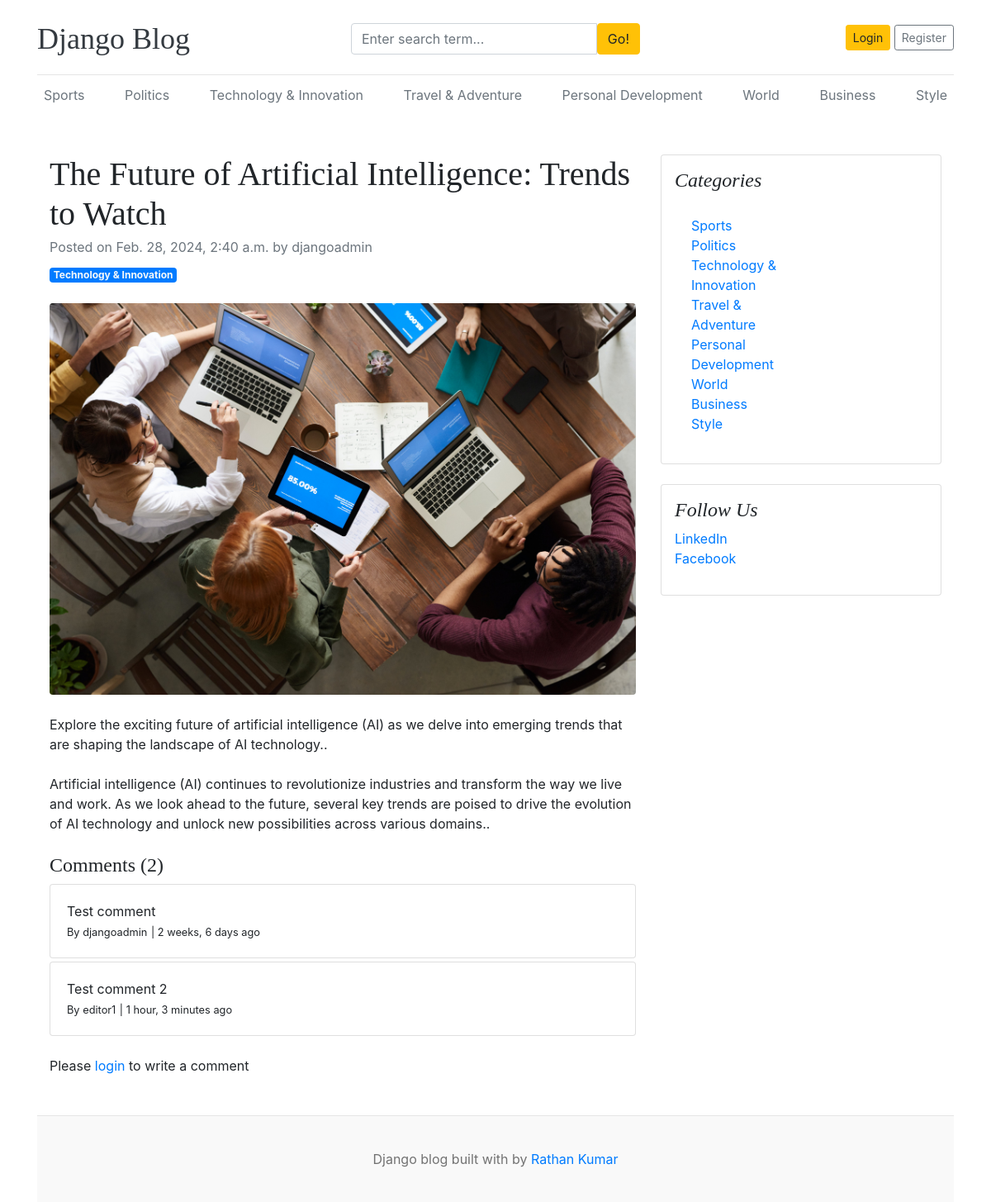
Screenshot of /blogs/the-future-of-artificial-intelligence-trends-to-watch/ with the database file from the repository.
### blogs/models.py (models this page shows, shortened)
class Category(models.Model):
    category_name = models.CharField(max_length=50, unique=True)
    created_at = models.DateTimeField(auto_now_add=True)
    updated_at = models.DateTimeField(auto_now=True)
    class Meta:
        verbose_name_plural = 'categories'
    def __str__(self):
        return self.category_name

class Blog(models.Model):
    title = models.CharField(max_length=100)
    slug = models.SlugField(max_length=150 ,unique=True)
    category = models.ForeignKey(Category, on_delete=models.CASCADE)
    author = models.ForeignKey(User, on_delete=models.CASCADE)
    featured_image = models.ImageField(upload_to='uploads/%Y/%m/%d')
    short_description = models.TextField(max_length=500)
    blog_body = models.TextField(max_length=2000)
    status = models.CharField(max_length=20, choices=STATUS_CHOCICES, default="Draft")
    is_featured = models.BooleanField(default=False)
    created_at = models.DateTimeField(auto_now_add=True)
    updated_at = models.DateTimeField(auto_now=True)

class Comment(models.Model):
    author = models.ForeignKey(User, on_delete=models.CASCADE)
    blog = models.ForeignKey(Blog, on_delete=models.CASCADE)
    comment = models.TextField(max_length=250)
    created_at = models.DateTimeField(auto_now_add=True)
    updated_at = models.DateTimeField(auto_now=True)
    def __str__(self):
        return self.comment

### assignments/models.py (models this page shows, shortened)
class SocialLink(models.Model):
    platform = models.CharField(max_length=25)
    link = models.URLField(max_length=100)
    created_at = models.DateTimeField(auto_now_add=True)
    updated_at = models.DateTimeField(auto_now=True)

### blogs/views.py (the view, shortened to what this page needs)
# urls.py: path('blogs/<slug:slug>/', BlogsView.posts, name='posts'),
def posts(request, slug):
    single_blog = get_object_or_404(Blog, slug=slug, status="Published")
    comments = Comment.objects.filter(blog=single_blog)
    comments_count = comments.count()
    context = {
        'single_blog':single_blog,
        'comments': comments,
        'comments_count': comments_count,
    }
    return render(request, 'posts.html', context)

### blogs/context_processors.py (called while the page is built)
def get_categories(request):
    categories = Category.objects.all()
    return dict(categories=categories)

def get_social_links(request):
    social_links = SocialLink.objects.all()
    return dict(social_links=social_links)

### templates/posts.html
{% extends 'base.html' %}
{% block content %}
<div class="container mt-5">
    <div class="row">
        <div class="col-lg-8">
            <article>
                <header class="mb-4">
                    <h1 class="fw-bolder mb-1">{{single_blog.title}}</h1>
                    <div class="text-muted fst-italic mb-2">Posted on {{single_blog.created_at}} by
                        {{single_blog.author}}</div>
                    <a class="badge bg-primary text-decoration-none text-light" href="#!">{{single_blog.category}}</a>
                </header>
                <figure class="mb-4"><img class="img-fluid rounded" src="{{single_blog.featured_image.url}}"
                        alt="..." /></figure>
                <section class="mb-5">
                    <p class="fs-5 mb-4">{{single_blog.short_description}}.</p>
                    <p class="fs-5 mb-4">{{single_blog.blog_body}}.</p>
                    <h4>Comments ({{comments_count}})</h4>
                    {% if comments %}
                    {% for comment in comments %}
                    <div class="card mt-1">
                        <div class="card-body">
                            <p class="card-text mb-0">{{comment}}</p>
                            <small>By {{comment.author}}</small>
                            <small>| {{comment.created_at | timesince}} ago</small>
                        </div>
                    </div>
                    {% endfor %}
                    {% else %}
                    No comments yet
                    {% endif %}
                    <br>
                    <div class="form-group">
                        {% if user.is_authenticated %}
                        <form action="" method="POST">
                            {% csrf_token %}
                            <div class="form-group">
                                <textarea name="comment" class="form-control"
                                    placeholder="Write your comment"></textarea>
                                <input type="submit" value="Submit" class="btn btn-primary mt-2">
                            </div>
                        </form>
                        {% else %}
                        <p>Please <span><a href="{% url 'login' %}">login</a></span> to write a comment</p>
                        {% endif %}
                    </div>
                </section>
            </article>
        </div>
        <div class="col-lg-4">
            <div class="card mb-4 p-3">
                <h4 class="font-italic">Categories</h4>
                <div class="card-body">
                    <div class="row">
                        <div class="col-sm-6">
                            <ul class="list-unstyled mb-0">
                                {% for cat in categories %}
                                <li><a href="{% url 'posts_by_category' cat.id %}">{{cat.category_name}}</a></li>
                                {% endfor %}
                            </ul>
                        </div>
                    </div>
                </div>
            </div>
            {% if social_links %}
            <div class="card mb-4 p-3">
                <h4 class="font-italic">Follow Us</h4>
                <ol class="list-unstyled">
                    {% for i in social_links %}
                    <li><a href="{{i.link}}" target="_blank">{{i.platform}}</a></li>
                    {% endfor %}
                </ol>
            </div>
            {% endif %}
        </div>
    </div>
</div>
{% endblock %}

### templates/base.html (shortened to what this page needs)
{% load static %}
<!DOCTYPE html>
<html lang="en">
<head>
    <link href="https://getbootstrap.com/docs/4.0/dist/css/bootstrap.min.css" rel="stylesheet">
    <link href="{% static 'css/blog.css' %}" rel="stylesheet">
    <link rel="stylesheet" href="https://cdnjs.cloudflare.com/ajax/libs/font-awesome/6.5.1/css/all.min.css"
 />
</head>
<body>
    <div class="container">
        <header class="blog-header py-3">
            <div class="row flex-nowrap justify-content-between align-items-center">
                <div class="col-4 pt-1">
                    <a class="blog-header-logo text-dark" href="/">Django Blog</a>
                </div>
                <div class="col-4 pt-1">
                    <form action="{% url 'search' %}">
                        <div class="input-group">
                            <input class="form-control" type="text" name="keyword" value="{{keyword}}"
                                placeholder="Enter search term..." aria-label="Enter search term..."
                                aria-describedby="button-search" />
                            <button type="submit" class="btn btn-warning" id="button-search" type="button">Go!</button>
                        </div>
                    </form>
                </div>
                <div class="col-4 d-flex justify-content-end align-items-center">
                    {% if not user.is_authenticated %}
                    <a class="btn btn-sm btn-warning" href="{% url 'login' %}">Login</a> &nbsp;
                    <a class="btn btn-sm btn-outline-secondary" href="{% url 'register' %}">Register</a>
                    {% else %}
                    <span><a href="{% url 'dashboard' %}">Dashboard</a></span>
                    &emsp;
                    <span><a href="{% url 'logout' %}">Logout</a></span>
                    {% endif %}
                </div>
            </div>
        </header>
        <div class="nav-scroller py-1 mb-2">
            <nav class="nav d-flex justify-content-between">
                {% for category in categories %}
                <a class="p-2 text-muted"
                    href="{% url 'posts_by_category' category.id %}">{{category.category_name}}</a>
                {% endfor %}
            </nav>
        </div>
        {% block content %}
        {% endblock %}
        <footer class="blog-footer">
            <p>Django blog built with by <a href="#">Rathan Kumar</a></p>
        </footer>
</body>
</html>

### blog_main/static/css/blog.css (style rules this page uses)
.blog-header { border-bottom: 1px solid #e5e5e5; }
.blog-header-logo { font-family: "Playfair Display", Georgia, "Times New Roman", serif; font-size: 2.25rem; }
h1, h2, h3, h4, h5, h6 { font-family: "Playfair Display", Georgia, "Times New Roman", serif; }
.blog-footer { padding: 2.5rem 0; color: #727272; text-align: center; background-color: #f9f9f9; border-top: .05rem solid #e5e5e5; }
.blog-footer p:last-child { margin-bottom: 0; }

### rows the page displays
Category: category_name "Sports"
Category: category_name "Politics"
Category: category_name "Technology & Innovation"
Category: category_name "Travel & Adventure"
Category: category_name "Personal Development"
Category: category_name "World"
Category: category_name "Business"
Category: category_name "Style"
Blog: title "The Future of Artificial Intelligence: Trends to Watch", created_at "Feb. 28, 2024, 2:40 a.m.", author "djangoadmin", category "Technology & Innovation", featured_image (picture), short_description "Explore the exciting future of artificial intelligence (AI) as we delve into emerging trends that are shaping the landscape of AI technology.", blog_body "Artificial intelligence (AI) continues to revolutionize industries and transform the way we live and work. As we look ahead to the future, several key trends are poised to drive the evolution of AI technology and unlock new possibilities across various domains."
Comment: comment "Test comment", author "djangoadmin", created_at "2 weeks, 6 days"
Comment: comment "Test comment 2", author "editor1", created_at "1 hour, 3 minutes"
SocialLink: platform "LinkedIn"
SocialLink: platform "Facebook"

### other values shown
{{ comments_count }} "2"
